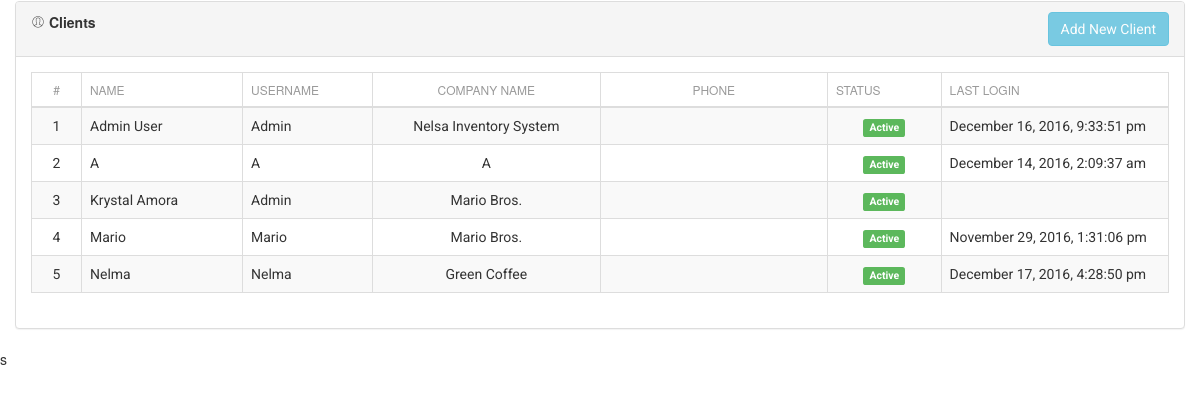
The app's page /clients.php, older data.
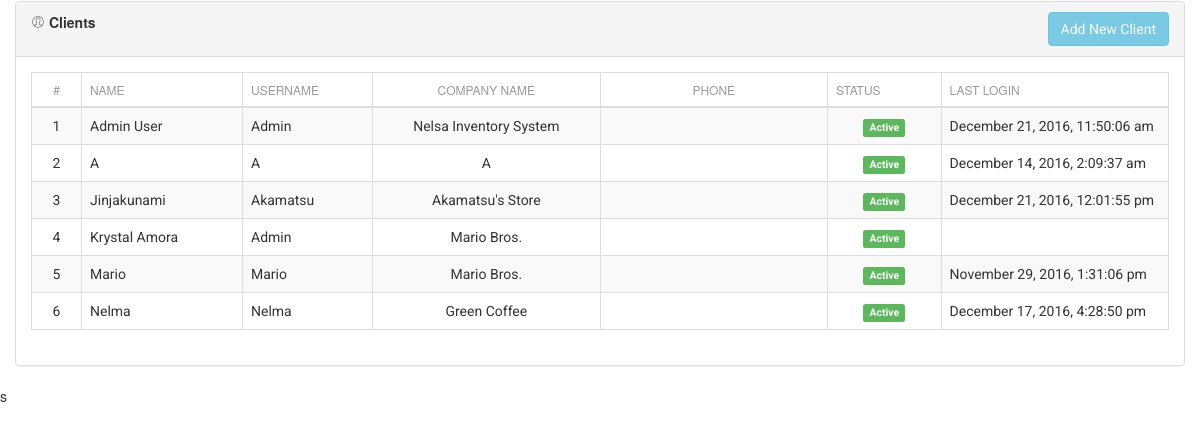
The same page, newer data.
### tables this page shows
CREATE TABLE `users` (
  `id` int(11) unsigned NOT NULL,
  `admin_id` int(11) NOT NULL,
  `email` text NOT NULL,
  `name` varchar(60) NOT NULL,
  `mname` text NOT NULL,
  `lname` text NOT NULL,
  `username` varchar(50) NOT NULL,
  `password` varchar(255) NOT NULL,
  `user_level` int(11) NOT NULL,
  `image` varchar(255) DEFAULT 'no_image.jpg',
  `company_name` text NOT NULL,
  `status` int(1) NOT NULL,
  `phone` text NOT NULL,
  `last_login` datetime DEFAULT NULL
);

### includes/sql.php (called while the page is built, shortened)
<?php
  require_once('includes/load.php');
function find_by_sql($sql)
{
  global $db;
  $result = $db->query($sql);
  $result_set = $db->while_loop($result);
 return $result_set;
}
  function find_all_client(){
      $sql = "SELECT u.id,u.phone,u.name,u.username,u.user_level,u.status,u.last_login,u.admin_id,u.company_name,";
      $sql .="g.group_name,g.admin_id ";
      $sql .="FROM users u ";
      $sql .="LEFT JOIN user_groups g ";
      $sql .="ON g.admin_id=u.admin_id WHERE u.user_level = 1 GROUP BY u.name  ORDER BY u.name ASC ";
      $result = find_by_sql($sql);
      return $result;
  }
?>

### includes/database.php (called while the page is built, shortened)
<?php
class MySqli_DB {
    private $con;
    public $query_id;
public function db_connect()
{
  $this->con = mysqli_connect(DB_HOST,DB_USER,DB_PASS);
  if(!$this->con)
         {
           die(" Database connection failed:". mysqli_connect_error());
         } else {
           $select_db = $this->con->select_db(DB_NAME);
         }
}
public function query($sql)
   {
      if (trim($sql != "")) {
          $this->query_id = $this->con->query($sql);
      }
       return $this->query_id;
   }
public function fetch_array($statement)
{
  return mysqli_fetch_array($statement);
}
public function while_loop($loop){
   $results = array();
   while ($result = $this->fetch_array($loop)) {
      $results[] = $result;
   }
 return $results;
}
}
$db = new MySqli_DB();
?>

### includes/functions.php (called while the page is built, shortened)
<?php
function remove_junk($str){
  $str = nl2br($str);
  $str = htmlspecialchars(strip_tags($str, ENT_QUOTES));
  return $str;
}
function read_date($str){
     if($str)
      return date('F j, Y, g:i:s a', strtotime($str));
     else
      return null;
  }
function count_id(){
  static $count = 1;
  return $count++;
}
?>

### clients.php (the view, shortened to what this page needs)
<?php
 $all_users = find_all_client();
?>
<?php include_once('layouts/header.php'); ?>
<div class="row">
  <div class="col-md-12">
    <div class="panel panel-default">
      <div class="panel-heading clearfix">
        <strong>
         <i class="pe-7s-user"></i>
          <span>Clients</span>
       </strong>
         <a href="add_client.php" class="btn btn-info pull-right">Add New Client</a>
      </div>
     <div class="panel-body">
      <table class="table table-bordered table-striped">
        <thead>
          <tr>
            <th class="text-center" style="width: 50px;">#</th>
            <th>Name </th>
            <th>Username</th>
            <th class="text-center" style="width: 20%;">Company Name</th>
            <th class="text-center" style="width: 20%;">Phone</th>
            <th style="width: 10%;">Status</th>
            <th style="width: 20%;">Last Login</th>
          </tr>
        </thead>
        <tbody>
        <?php foreach($all_users as $a_user): ?>
          <tr>
           <td class="text-center"><?php echo count_id();?></td>
           <td><?php echo remove_junk(ucwords($a_user['name']))?></td>
           <td><?php echo remove_junk(ucwords($a_user['username']))?></td>
           <td class="text-center"><?php echo remove_junk(ucwords($a_user['company_name']))?></td>
           <td class="text-center"><?php echo remove_junk(ucwords($a_user['phone']))?></td>
           <td class="text-center">
           <?php if($a_user['status'] === '1'): ?>
            <span class="label label-success"><?php echo "Active"; ?></span>
          <?php else: ?>
            <span class="label label-danger"><?php echo "Deactive"; ?></span>
          <?php endif;?>
           </td>
           <td><?php echo read_date($a_user['last_login'])?></td>
          </tr>
        <?php endforeach;?>
       </tbody>
     </table>
     </div>
    </div>
  </div>
</div>
  <?php include_once('layouts/footer.php'); ?>

Row changes from the older to the newer data that the page shows:
changed users "Admin User": last_login "December 16, 2016, 9:33:51 pm" → "December 21, 2016, 11:50:06 am"
added users: count_id "3", name "Jinjakunami", username "Akamatsu", company_name "Akamatsu's Store", status "Active", last_login "December 21, 2016, 12:01:55 pm"
computed for users "Krystal Amora": count_id "3" → "4"
computed for users "Mario": count_id "4" → "5"
computed for users "Nelma": count_id "5" → "6"
